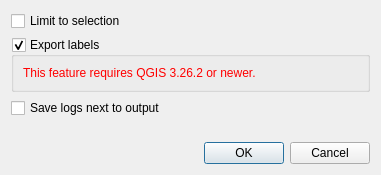
<?xml version="1.0" encoding="UTF-8"?>
<ui version="4.0">
 <class>Dialog</class>
 <widget class="QDialog" name="Dialog">
  <property name="geometry">
   <rect>
    <x>0</x>
    <y>0</y>
    <width>381</width>
    <height>175</height>
   </rect>
  </property>
  <property name="sizePolicy">
   <sizepolicy hsizetype="MinimumExpanding" vsizetype="MinimumExpanding">
    <horstretch>0</horstretch>
    <verstretch>0</verstretch>
   </sizepolicy>
  </property>
  <property name="windowTitle">
   <string>TEKSI Wastewater Interlis export</string>
  </property>
  <layout class="QVBoxLayout" name="verticalLayout">
   <item>
    <layout class="QFormLayout" name="formLayout">
     <item row="0" column="0" colspan="2">
      <widget class="QCheckBox" name="limit_checkbox">
       <property name="text">
        <string>Limit to selection</string>
       </property>
      </widget>
     </item>
     <item row="1" column="0" colspan="2">
      <widget class="QGroupBox" name="labels_groupbox">
       <property name="enabled">
        <bool>true</bool>
       </property>
       <property name="title">
        <string>Export labels</string>
       </property>
       <property name="checkable">
        <bool>true</bool>
       </property>
       <layout class="QVBoxLayout" name="verticalLayout_2">
        <item>
         <widget class="QLabel" name="labels_qgis_warning_label">
          <property name="styleSheet">
           <string notr="true">*{color: red; }</string>
          </property>
          <property name="text">
           <string>This feature requires QGIS 3.26.2 or newer.</string>
          </property>
         </widget>
        </item>
       </layout>
      </widget>
     </item>
     <item row="2" column="0">
      <widget class="QCheckBox" name="save_logs_next_to_file_checkbox">
       <property name="text">
        <string>Save logs next to output</string>
       </property>
      </widget>
     </item>
    </layout>
   </item>
   <item>
    <widget class="QDialogButtonBox" name="buttonBox">
     <property name="orientation">
      <enum>Qt::Horizontal</enum>
     </property>
     <property name="standardButtons">
      <set>QDialogButtonBox::Cancel|QDialogButtonBox::Ok</set>
     </property>
    </widget>
   </item>
  </layout>
 </widget>
 <resources/>
 <connections>
  <connection>
   <sender>buttonBox</sender>
   <signal>accepted()</signal>
   <receiver>Dialog</receiver>
   <slot>accept()</slot>
   <hints>
    <hint type="sourcelabel">
     <x>248</x>
     <y>254</y>
    </hint>
    <hint type="destinationlabel">
     <x>157</x>
     <y>274</y>
    </hint>
   </hints>
  </connection>
  <connection>
   <sender>buttonBox</sender>
   <signal>rejected()</signal>
   <receiver>Dialog</receiver>
   <slot>reject()</slot>
   <hints>
    <hint type="sourcelabel">
     <x>316</x>
     <y>260</y>
    </hint>
    <hint type="destinationlabel">
     <x>286</x>
     <y>274</y>
    </hint>
   </hints>
  </connection>
 </connections>
</ui>
